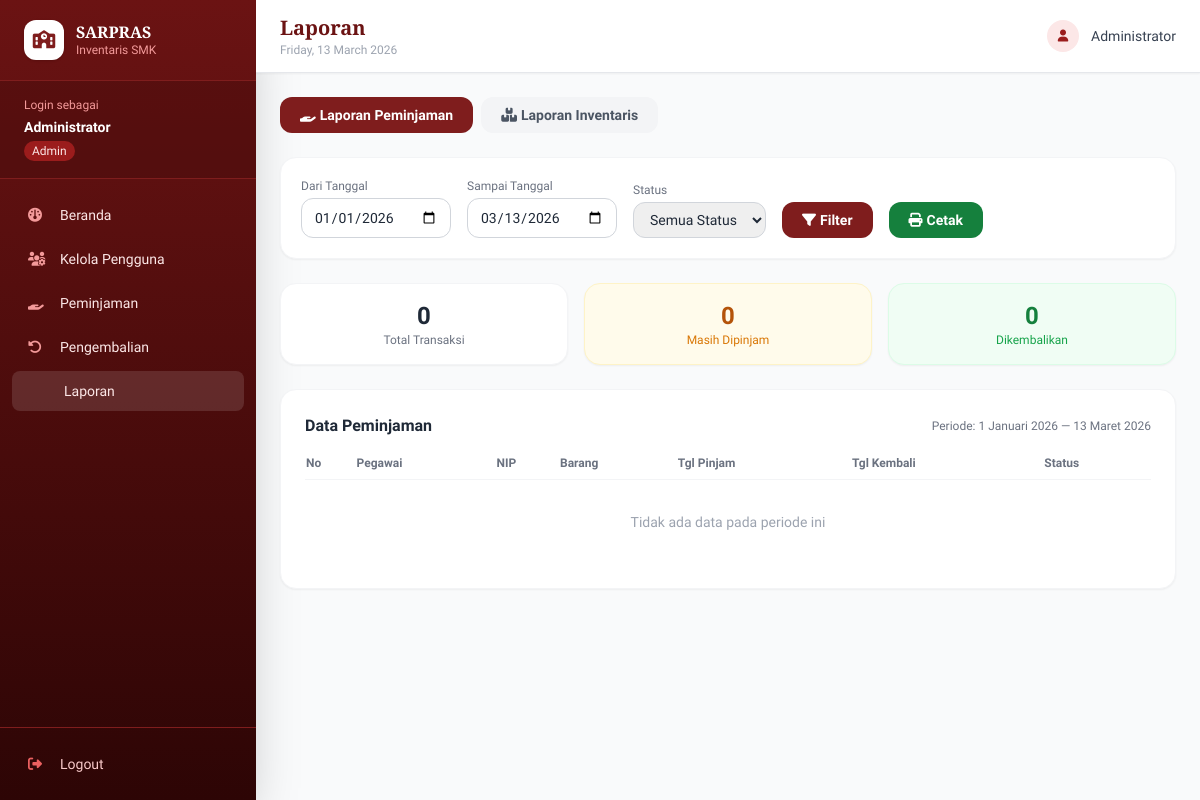
The page /admin/laporan.php (signed in) on the database as committed earlier.
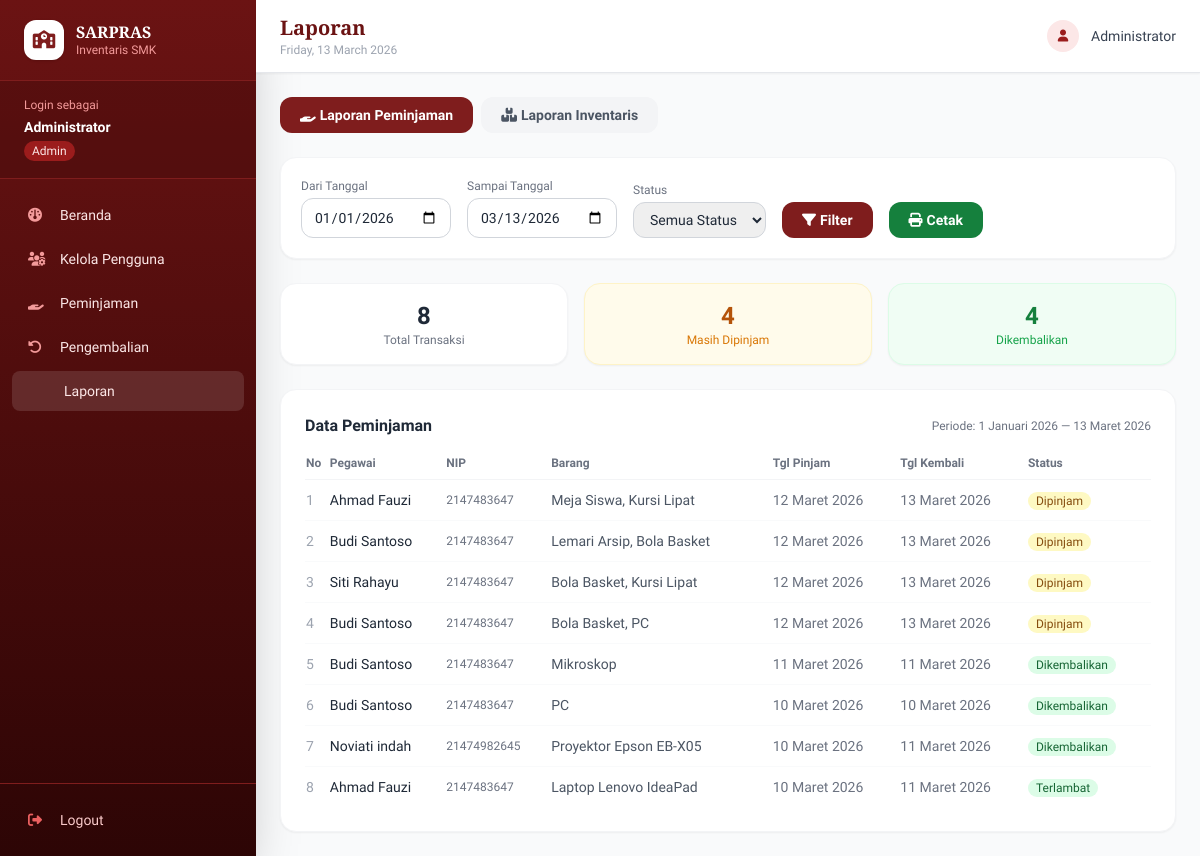
The same page on the database as committed later.
### tables this page shows
CREATE TABLE `inventaris_sarana_peminjaman` (
  `id_peminjaman` int NOT NULL,
  `tanggal_pinjam` date NOT NULL,
  `tanggal_kembali` date DEFAULT NULL,
  `status_peminjaman` varchar(20) NOT NULL DEFAULT 'menunggu',
  `id_pegawai` int NOT NULL
);

CREATE TABLE `inventaris_sarana_pegawai` (
  `id_pegawai` int NOT NULL,
  `nama_pegawai` varchar(50) NOT NULL,
  `nip` varchar(25) NOT NULL,
  `alamat` varchar(50) DEFAULT NULL,
  `username` varchar(25) DEFAULT NULL,
  `password` varchar(255) DEFAULT NULL,
  `tipe_peminjam` enum('guru','staff','siswa') DEFAULT 'guru'
);

### config/session.php (called while the page is built, shortened)
<?php
function formatTanggal(string $date): string {
    $bulan = ['', 'Januari','Februari','Maret','April','Mei','Juni',
              'Juli','Agustus','September','Oktober','November','Desember'];
    [$y, $m, $d] = explode('-', $date);
    return (int)$d . ' ' . $bulan[(int)$m] . ' ' . $y;
}

### admin/laporan.php (the view, shortened to what the changed rows need)
<?php
require_once '../config/session.php';
$db   = new Database();
$conn = $db->getConnection();
$filter_dari   = $_GET['dari']    ?? date('Y-01-01');
$filter_sampai = $_GET['sampai']  ?? date('Y-m-d');
$jenis_laporan = $_GET['jenis']   ?? 'peminjaman';
$where = "WHERE p.tanggal_pinjam BETWEEN :dari AND :sampai";
$params = [':dari'=>$filter_dari, ':sampai'=>$filter_sampai];
$lapPinjam = $conn->prepare(
    "SELECT p.id_peminjaman, p.tanggal_pinjam, p.tanggal_kembali, p.status_peminjaman,
            pg.nama_pegawai, pg.nip,
            GROUP_CONCAT(i.nama SEPARATOR ', ') as barang,
            SUM(dp.jumlah) as total_item
     FROM inventaris_sarana_peminjaman p
     JOIN inventaris_sarana_pegawai pg ON p.id_pegawai = pg.id_pegawai
     JOIN inventaris_sarana_detail_pinjam dp ON p.id_peminjaman = dp.id_peminjaman
     JOIN inventaris_sarana_inventaris i ON dp.id_inventaris = i.id_inventaris
     $where GROUP BY p.id_peminjaman ORDER BY p.tanggal_pinjam DESC"
);
$lapPinjam->execute($params);
$dataPinjam = $lapPinjam->fetchAll();
$totalPinjam    = count($dataPinjam);
$totalDipinjam  = count(array_filter($dataPinjam, fn($r)=>$r['status_peminjaman']==='dipinjam'));
$totalKembali   = $totalPinjam - $totalDipinjam;
$pageTitle = 'Laporan';
include '../includes/header.php';
?>
<div class="space-y-6">
  <?php if ($jenis_laporan === 'peminjaman'): ?>
  <div class="bg-white rounded-2xl shadow-sm border border-gray-100 p-5 no-print">
    <form method="GET" class="flex flex-wrap items-end gap-4">
      <div>
        <label class="text-xs text-gray-500 font-medium mb-1 block">Dari Tanggal</label>
        <input type="date" name="dari" value="<?= $filter_dari ?>"
               class="border border-gray-300 rounded-xl px-3 py-2 text-sm focus:ring-2 focus:ring-maroon-500 outline-none">
      </div>
      <div>
        <label class="text-xs text-gray-500 font-medium mb-1 block">Sampai Tanggal</label>
        <input type="date" name="sampai" value="<?= $filter_sampai ?>"
               class="border border-gray-300 rounded-xl px-3 py-2 text-sm focus:ring-2 focus:ring-maroon-500 outline-none">
      </div>
      <div>
        <label class="text-xs text-gray-500 font-medium mb-1 block">Status</label>
        <select name="status" class="border border-gray-300 rounded-xl px-3 py-2 text-sm focus:ring-2 focus:ring-maroon-500 outline-none">
          <option value="">Semua Status</option>
        </select>
      </div>
      <button type="submit" class="bg-maroon-700 text-white px-5 py-2 rounded-xl text-sm font-semibold hover:bg-maroon-800">
        <i class="fas fa-filter mr-1"></i>Filter
      </button>
      <a href="?jenis=peminjaman&dari=<?=$filter_dari?>&sampai=<?=$filter_sampai?>&print=1"
         target="_blank"
         class="bg-green-700 text-white px-5 py-2 rounded-xl text-sm font-semibold hover:bg-green-800">
        <i class="fas fa-print mr-1"></i>Cetak
      </a>
    </form>
  </div>
  <div class="grid grid-cols-3 gap-4">
    <div class="bg-white rounded-2xl p-4 border border-gray-100 shadow-sm text-center">
      <p class="text-2xl font-bold text-gray-800"><?= $totalPinjam ?></p>
      <p class="text-xs text-gray-500">Total Transaksi</p>
    </div>
    <div class="bg-amber-50 rounded-2xl p-4 border border-amber-100 shadow-sm text-center">
      <p class="text-2xl font-bold text-amber-700"><?= $totalDipinjam ?></p>
      <p class="text-xs text-amber-600">Masih Dipinjam</p>
    </div>
    <div class="bg-green-50 rounded-2xl p-4 border border-green-100 shadow-sm text-center">
      <p class="text-2xl font-bold text-green-700"><?= $totalKembali ?></p>
      <p class="text-xs text-green-600">Dikembalikan</p>
    </div>
  </div>
  <div class="bg-white rounded-2xl shadow-sm border border-gray-100 p-6">
    <div class="flex items-center justify-between mb-4">
      <h3 class="font-semibold text-gray-800">Data Peminjaman</h3>
      <span class="text-xs text-gray-500">Periode: <?= formatTanggal($filter_dari) ?> — <?= formatTanggal($filter_sampai) ?></span>
    </div>
    <div class="overflow-x-auto">
      <table class="w-full text-sm">
        <thead>
          <tr class="text-left text-xs text-gray-500 border-b border-gray-100">
            <th class="pb-2 font-semibold">No</th>
            <th class="pb-2 font-semibold">Pegawai</th>
            <th class="pb-2 font-semibold">NIP</th>
            <th class="pb-2 font-semibold">Barang</th>
            <th class="pb-2 font-semibold">Tgl Pinjam</th>
            <th class="pb-2 font-semibold">Tgl Kembali</th>
            <th class="pb-2 font-semibold">Status</th>
          </tr>
        </thead>
        <tbody class="divide-y divide-gray-50">
          <?php if (empty($dataPinjam)): ?>
          <tr><td colspan="7" class="py-8 text-center text-gray-400">Tidak ada data pada periode ini</td></tr>
          <?php else: $no=1; foreach ($dataPinjam as $d): ?>
          <tr>
            <td class="py-2.5 text-gray-400"><?= $no++ ?></td>
            <td class="py-2.5 font-medium"><?= htmlspecialchars($d['nama_pegawai']) ?></td>
            <td class="py-2.5 text-xs text-gray-500"><?= $d['nip'] ?></td>
            <td class="py-2.5 text-gray-600 max-w-[200px] truncate"><?= htmlspecialchars($d['barang']) ?></td>
            <td class="py-2.5 text-gray-500"><?= formatTanggal($d['tanggal_pinjam']) ?></td>
            <td class="py-2.5 text-gray-500"><?= $d['tanggal_kembali'] ? formatTanggal($d['tanggal_kembali']) : '-' ?></td>
            <td class="py-2.5">
              <span class="px-2 py-0.5 rounded-full text-xs font-medium
                <?= $d['status_peminjaman']==='dipinjam' ? 'badge-dipinjam' : 'badge-dikembalikan' ?>">
                <?= ucfirst($d['status_peminjaman']) ?>
              </span>
            </td>
          </tr>
          <?php endforeach; endif; ?>
        </tbody>
      </table>
    </div>
  </div>
  <?php endif; ?>
</div>
<?php include '../includes/footer.php'; ?>

### includes/header.php (shortened to what the changed rows need)
<!DOCTYPE html>
<html lang="id">
<head>
  <script src="https://cdn.tailwindcss.com"></script>
  <link rel="stylesheet" href="https://cdnjs.cloudflare.com/ajax/libs/font-awesome/6.5.0/css/all.min.css">
</head>
<body class="bg-gray-50 text-gray-800">
<?php
$role      = $_SESSION['role'] ?? '';
$menus = [];
if ($role === 'admin') {
    $menus = [
        ['icon'=>'fa-gauge',            'label'=>'Beranda',      'href'=>BASE_URL . 'admin/index.php'],
        ['icon'=>'fa-users-cog',        'label'=>'Kelola Pengguna','href'=>BASE_URL . 'admin/pengguna.php'],
        ['icon'=>'fa-hand-holding',     'label'=>'Peminjaman',     'href'=>BASE_URL . 'admin/peminjaman.php'],
        ['icon'=>'fa-rotate-left',      'label'=>'Pengembalian',   'href'=>BASE_URL . 'admin/pengembalian.php'],
        ['icon'=>'fa-file-chart-column','label'=>'Laporan',        'href'=>BASE_URL . 'admin/laporan.php'],
    ];
}
?>
<div class="flex min-h-screen">
  <aside class="w-64 bg-gradient-to-b from-maroon-800 to-maroon-950 text-white flex flex-col shadow-2xl flex-shrink-0">
    <nav class="flex-1 px-3 py-4 space-y-1 overflow-y-auto">
      <?php foreach ($menus as $m):
        $isActive = ($_SERVER['PHP_SELF'] === $m['href'] || basename($_SERVER['PHP_SELF']) === basename($m['href']));
      ?>
      <a href="<?= htmlspecialchars($m['href']) ?>"
         class="sidebar-link flex items-center gap-3 px-4 py-2.5 rounded-lg text-sm font-medium
                text-maroon-100 <?= $isActive ? 'active bg-white/15' : '' ?>">
        <i class="fas <?= $m['icon'] ?> w-5 text-maroon-300 text-sm"></i>
        <?= $m['label'] ?>
      </a>
      <?php endforeach; ?>
    </nav>
  </aside>
  <div class="flex-1 flex flex-col min-w-0">
    <header class="bg-white shadow-sm border-b border-gray-200 px-6 py-3.5 flex items-center justify-between sticky top-0 z-10">
      <div>
        <h1 class="font-display font-bold text-maroon-800 text-xl"><?= $pageTitle ?? 'Dashboard' ?></h1>
      </div>
    </header>
    <main class="flex-1 p-6 overflow-auto">

Rows that differ between the two databases and show on the page:
added inventaris_sarana_peminjaman: id_pegawai.nama_pegawai "Ahmad Fauzi", id_pegawai.nip "2147483647", barang "Meja Siswa, Kursi Lipat", tanggal_pinjam "12 Maret 2026", tanggal_kembali "13 Maret 2026", status_peminjaman "Dipinjam"
added inventaris_sarana_peminjaman: id_pegawai.nama_pegawai "Budi Santoso", id_pegawai.nip "2147483647", barang "Lemari Arsip, Bola Basket", tanggal_pinjam "12 Maret 2026", tanggal_kembali "13 Maret 2026", status_peminjaman "Dipinjam"
added inventaris_sarana_peminjaman: id_pegawai.nama_pegawai "Siti Rahayu", id_pegawai.nip "2147483647", barang "Bola Basket, Kursi Lipat", tanggal_pinjam "12 Maret 2026", tanggal_kembali "13 Maret 2026", status_peminjaman "Dipinjam"
added inventaris_sarana_peminjaman: id_pegawai.nama_pegawai "Budi Santoso", id_pegawai.nip "2147483647", barang "Bola Basket, PC", tanggal_pinjam "12 Maret 2026", tanggal_kembali "13 Maret 2026", status_peminjaman "Dipinjam"
added inventaris_sarana_peminjaman: id_pegawai.nama_pegawai "Budi Santoso", id_pegawai.nip "2147483647", barang "Mikroskop", tanggal_pinjam "11 Maret 2026", tanggal_kembali "11 Maret 2026", status_peminjaman "Dikembalikan"
added inventaris_sarana_peminjaman: id_pegawai.nama_pegawai "Budi Santoso", id_pegawai.nip "2147483647", barang "PC", tanggal_pinjam "10 Maret 2026", tanggal_kembali "10 Maret 2026", status_peminjaman "Dikembalikan"
added inventaris_sarana_peminjaman: id_pegawai.nama_pegawai "Noviati indah", id_pegawai.nip "21474982645", barang "Proyektor Epson EB-X05", tanggal_pinjam "10 Maret 2026", tanggal_kembali "11 Maret 2026", status_peminjaman "Dikembalikan"
added inventaris_sarana_peminjaman: id_pegawai.nama_pegawai "Ahmad Fauzi", id_pegawai.nip "2147483647", barang "Laptop Lenovo IdeaPad", tanggal_pinjam "10 Maret 2026", tanggal_kembali "11 Maret 2026", status_peminjaman "Terlambat"
Other text that changed with them:
$totalPinjam: "0" → "8"
$totalDipinjam: "0" → "4"
$totalKembali: "0" → "4"
text no longer shown: "Tidak ada data pada periode ini"
